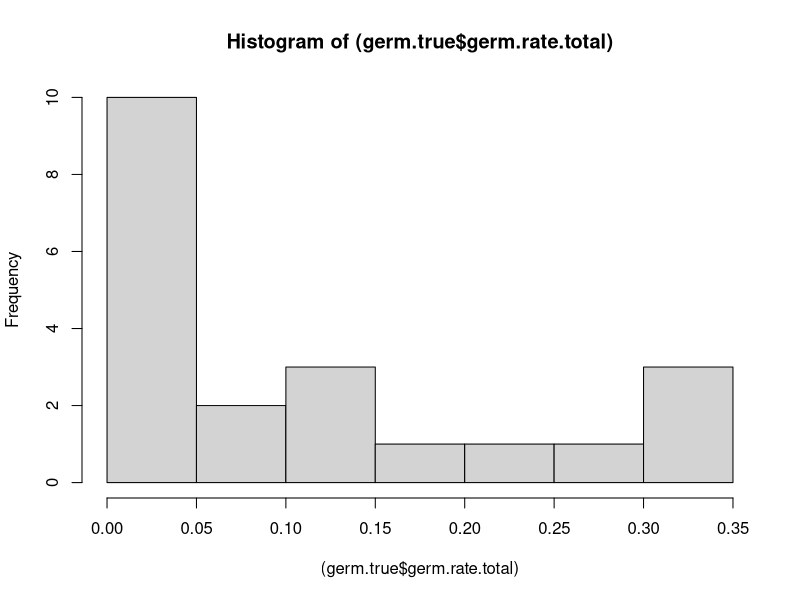
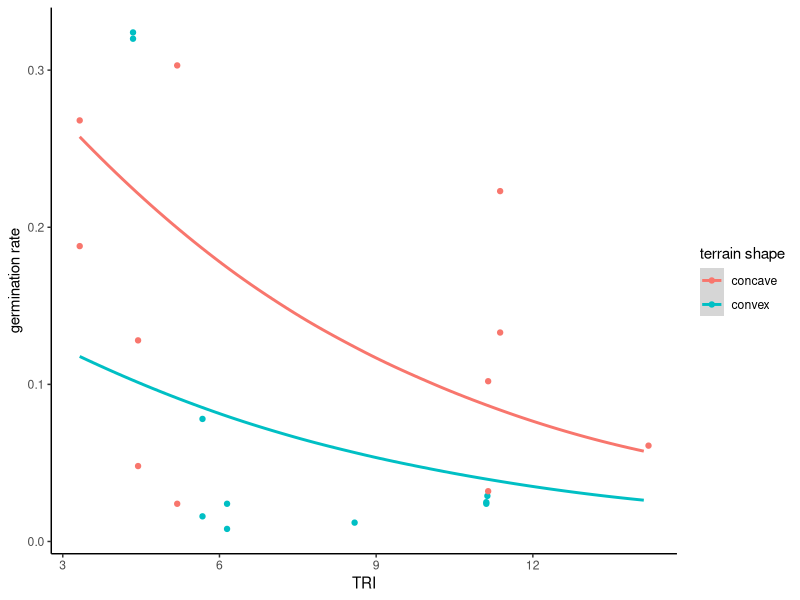
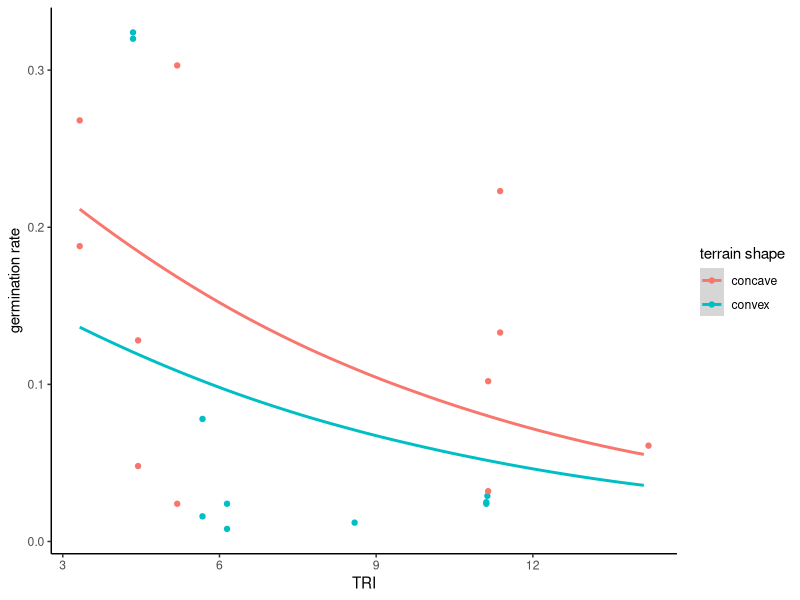

Write the R code that produced these figures, in order.
germ<- read.csv("Data/germination_establishment.summaries.csv", row.names = NULL)

library(tidyverse)

#making new df that only includes sites with non-zero germination
germ.true <- germ %>% 
  filter(germination.binary == 1)
# 21 of the 24 site*species combos had some germination

hist((germ.true$germ.rate.total))
#distribution is heavily right skewed, maybe use Poisson or NB distribution?
#Both require whole number responses, so I'm going to use total germination
#numbers and the number of damaged cells as a predictor. 
#Since response variance > mean (germination.total), I'll use neg binomial


## Trying negative binomial model 
library(MASS)
germination.nb <- glm.nb(germination.total ~ potential.germ.total+ 
                             TRI.30 + TPI.gen, data = germ.true)
summary(germination.nb)

newdata <- data.frame(potential.germ.total = c(rep(mean(germ.true$potential.germ.total), 218)), 
                      TRI.30 = c(rep(seq(min(germ.true$TRI.30), max(germ.true$TRI.30), by = 0.1), 2)), 
                      TPI.gen = c(rep("convex", 109), rep("concave", 109)))
newdata$predictions<- predict(germination.nb, newdata = newdata, 
                              type = "response")
newdata$pred.germ.rate <- newdata$predictions / newdata$potential.germ.total

ggplot()+
  geom_smooth(data = newdata, aes(x = TRI.30, y = pred.germ.rate, color = TPI.gen), 
              se = T) +
  geom_point(data = germ.true, aes(x = TRI.30, y = germ.rate.total, color = TPI.gen))+
  labs(y = "germination rate", x = "TRI", color = "terrain shape")+
  theme_classic()

## Not using I think ##
# using TRI.30 to get a better understanding of terrain shape
germination.poisson <- glm(germination.total ~ potential.germ.total+ 
                             TRI.30 + TPI.gen, data = germ.true, 
                           family = "poisson")
summary(germination.poisson)

newdata <- data.frame(potential.germ.total = c(rep(mean(germ.true$potential.germ.total), 218)), 
                      TRI.30 = c(rep(seq(min(germ.true$TRI.30), max(germ.true$TRI.30), by = 0.1), 2)), 
                      TPI.gen = c(rep("convex", 109), rep("concave", 109)))
newdata$predictions<- predict(germination.poisson, newdata = newdata, 
                              type = "response")
newdata$pred.germ.rate <- newdata$predictions / newdata$potential.germ.total

## plotting predictions
ggplot()+
  geom_smooth(data = newdata, aes(x = TRI.30, y = pred.germ.rate, color = TPI.gen), 
              se = T) +
  geom_point(data = germ.true, aes(x = TRI.30, y = germ.rate.total, color = TPI.gen))+
  labs(y = "germination rate", x = "TRI", color = "terrain shape")+
  theme_classic()
# the model doesn't seem to be a great fit. 
